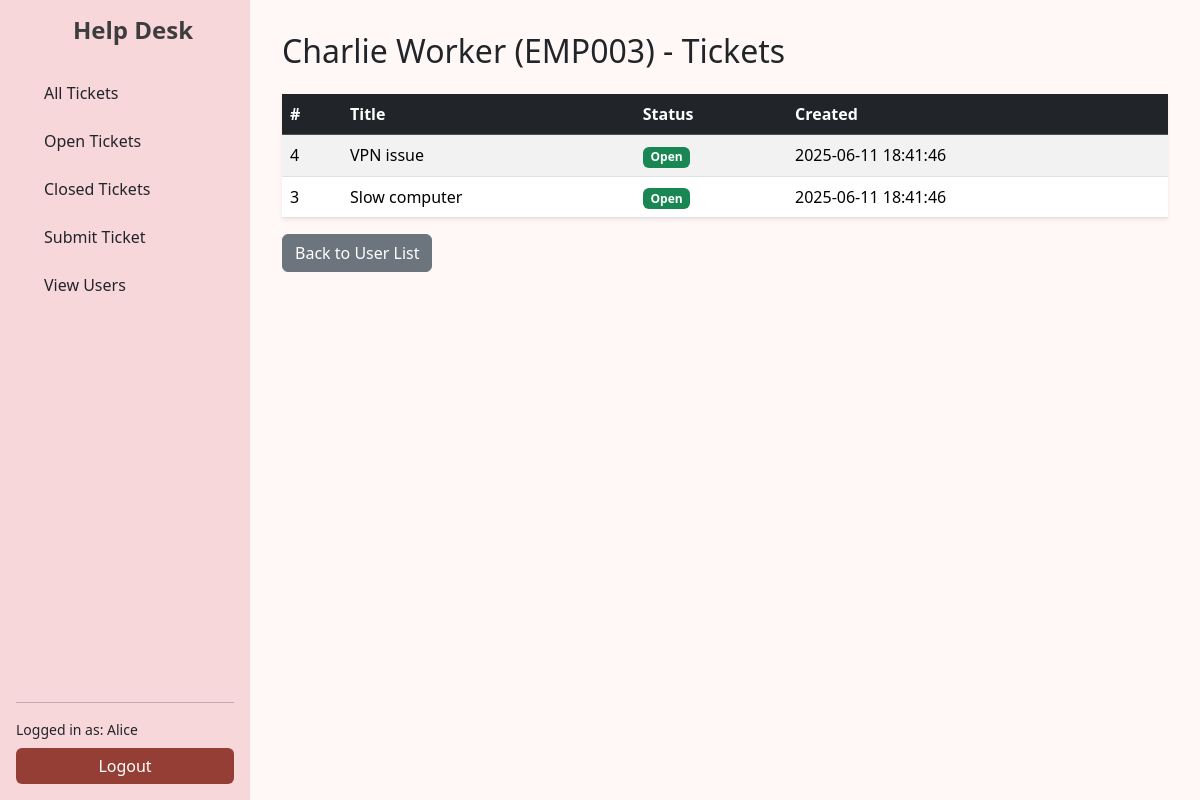
Before: /users/3/tickets (signed in) with the older database file.
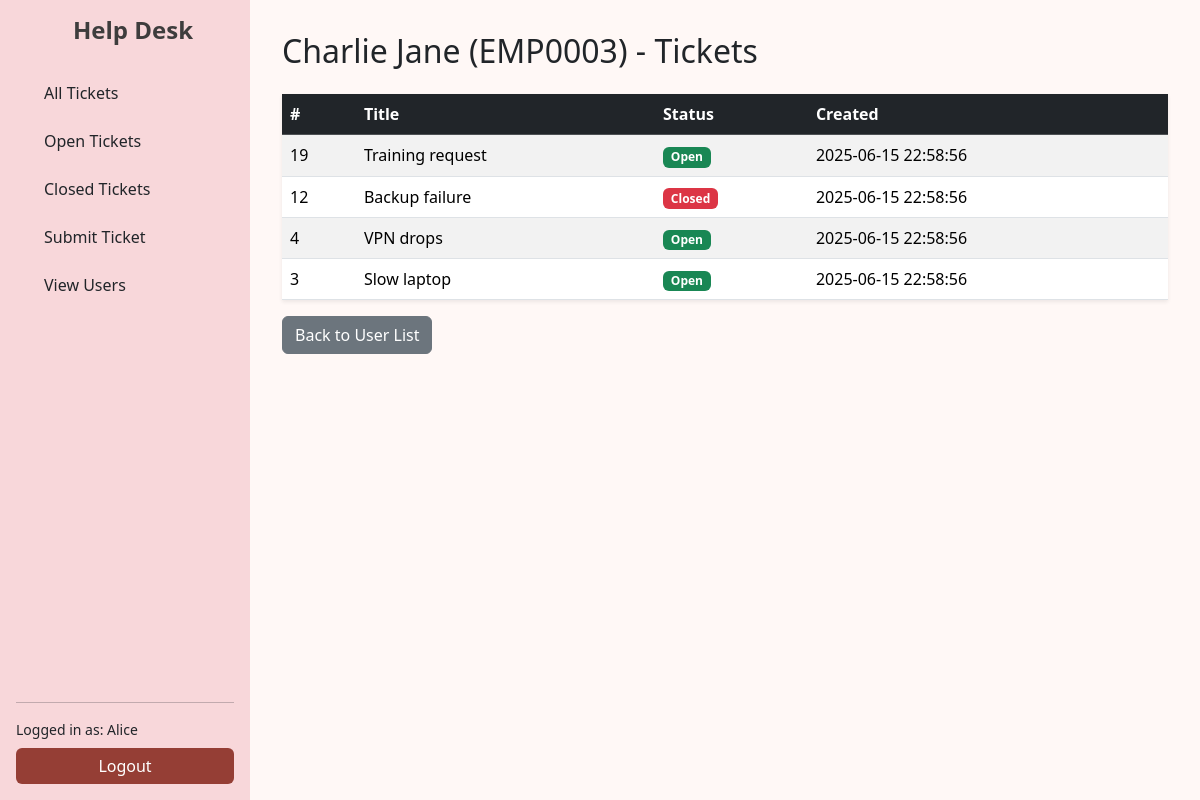
After: the same page with the newer database file.
### tables this page shows
CREATE TABLE users (
  id INTEGER PRIMARY KEY AUTOINCREMENT,
  email TEXT NOT NULL UNIQUE,
  password TEXT NOT NULL,
  first_name TEXT,
  last_name TEXT,
  employee_id TEXT,
  role TEXT CHECK(role IN ('admin', 'employee')) NOT NULL
);

CREATE TABLE tickets (
    id INTEGER PRIMARY KEY AUTOINCREMENT,
    title TEXT NOT NULL,
    description TEXT NOT NULL,
    status TEXT DEFAULT 'Open',
    user_id INTEGER,
    created_at TIMESTAMP DEFAULT CURRENT_TIMESTAMP,
    updated_at TIMESTAMP DEFAULT CURRENT_TIMESTAMP,
    FOREIGN KEY (user_id) REFERENCES users(id) ON DELETE CASCADE
);

### app.py (the view)
@app.route('/users/<int:user_id>/tickets')
def view_user_tickets(user_id):
    if session.get('role') != 'admin':
        flash('You are not authorised to view this.', 'error')
        return redirect(url_for('dashboard'))
    db = get_db()
    user = db.execute('SELECT * FROM users WHERE id = ?', (user_id,)).fetchone()
    if not user:
        flash('User not found.', 'error')
        return redirect(url_for('view_users'))
    tickets = db.execute('''
        SELECT * FROM tickets WHERE user_id = ? ORDER BY id DESC
    ''', (user_id,)).fetchall()
    return render_template('view_user_tickets.html', user=user, tickets=tickets)

### app.py (called while the page is built)
def connect_db():
    rv = sqlite3.connect(app.config['DATABASE'])
    rv.row_factory = sqlite3.Row
    return rv

def get_db():
    if 'sqlite_db' not in g:
        g.sqlite_db = connect_db()
    return g.sqlite_db

### templates/view_user_tickets.html (shortened to what this page needs)
{% extends 'base_dashboard.html' %}
{% block content %}
<h2 class="mb-4">{{ user.first_name }} {{ user.last_name }} ({{ user.employee_id }}) - Tickets</h2>
<table class="table table-striped table-hover shadow-sm">
  <thead class="table-dark">
    <tr>
      <th>#</th>
      <th>Title</th>
      <th>Status</th>
      <th>Created</th>
    </tr>
  </thead>
  <tbody>
    {% for ticket in tickets %}
    <tr class="clickable-row" onclick="window.location='{{ url_for('view_ticket', ticket_id=ticket.id) }}'">
      <td>{{ ticket.id }}</td>
      <td>{{ ticket.title }}</td>
      <td>
        <span class="badge {% if ticket.status == 'Closed' %}bg-danger{% else %}bg-success{% endif %}">
          {{ ticket.status }}
        </span>
      </td>
      <td>{{ ticket.created_at }}</td>
    </tr>
    {% else %}
    <tr>
      <td colspan="4" class="text-center text-muted">No tickets found for this user.</td>
    </tr>
    {% endfor %}
  </tbody>
</table>
<a href="{{ url_for('view_users') }}" class="btn btn-secondary">Back to User List</a>
{% endblock %}

Changed rows visible on the page:
changed users "Charlie": last_name "Worker" → "Jane"; employee_id "EMP003" → "EMP0003"
added tickets: id "19", title "Training request", status "Open", created_at "2025-06-15 22:58:56"
added tickets: id "12", title "Backup failure", status "Closed", created_at "2025-06-15 22:58:56"
changed tickets id 4: title "VPN issue" → "VPN drops"; created_at "2025-06-11 18:41:46" → "2025-06-15 22:58:56"
changed tickets id 3: title "Slow computer" → "Slow laptop"; created_at "2025-06-11 18:41:46" → "2025-06-15 22:58:56"
